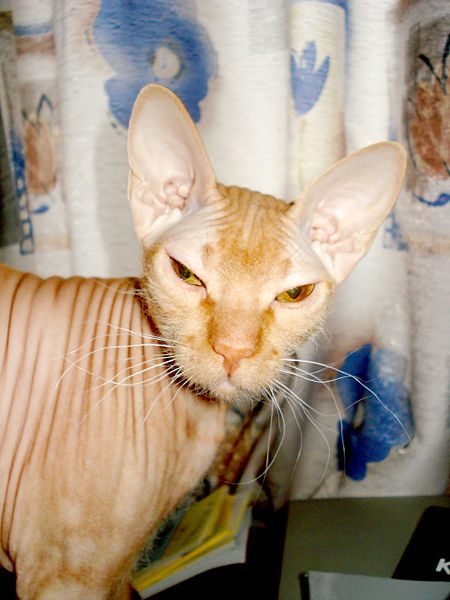
#> input picture UA/ImageDataProcessing/pics/5.jpg, 450 x 600 px
$ python T8.py
#> lines starting #> are read from the running program, lines starting #| are printed output that depends on the picture
import PIL.Image as Image
import numpy as np

class Tailore:
    def __init__(self,path,w1,w2,h1,h2):
        self.path = path
        self.w1=w1
        self.w2=w2
        self.h1=h1
        self.h2=h2
    #
    def tai(self):
        img = Image.open(self.path)
        imgArr = np.array(img)[self.w1:self.w2,self.h1:self.h2,:]
        im = Image.fromarray(imgArr)
        im.show()


# 裁切
img = Image.open("./pics/5.jpg")
#> img is the input picture: PIL image 450x600 RGB; mean R, G, B 167.9, 151.6, 132.2
img.show()
tt = Tailore("./pics/5.jpg",100,400,200,300)
tt.tai()
#> in tai, `imgArr = np.array(img)[self.w1:self.w2,self.h1:self.h2,:]`:
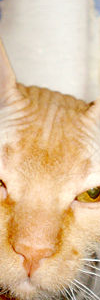
#> imgArr: shape (300, 100, 3); mean R, G, B 222, 192.8, 156.8

$ run again, with UA/ImageDataProcessing/pics/0.jpg copied over UA/ImageDataProcessing/pics/5.jpg
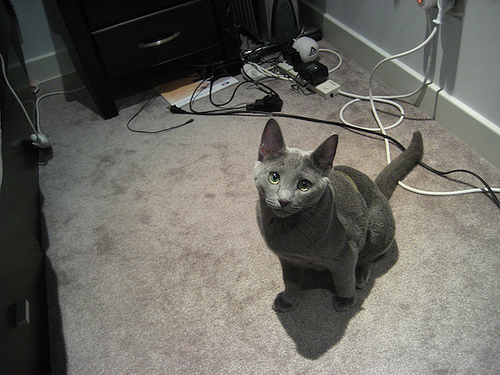
#> input picture UA/ImageDataProcessing/pics/0.jpg, 500 x 375 px
#> img is the input picture: PIL image 500x375 RGB; mean R, G, B 104.1, 102.7, 96.2
#> in tai, `imgArr = np.array(img)[self.w1:self.w2,self.h1:self.h2,:]`:
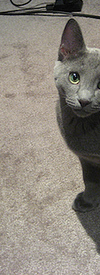
#> imgArr: shape (275, 100, 3); mean R, G, B 141, 134.4, 125

$ run again, with UA/ImageDataProcessing/pics/1.jpg copied over UA/ImageDataProcessing/pics/5.jpg
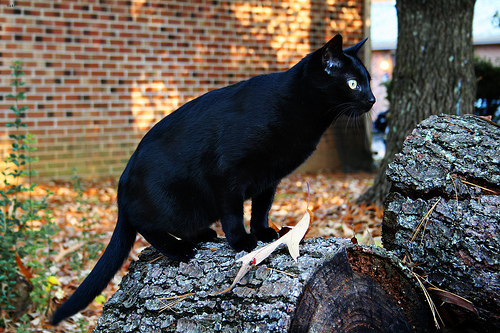
#> input picture UA/ImageDataProcessing/pics/1.jpg, 500 x 333 px
#> img is the input picture: PIL image 500x333 RGB; mean R, G, B 94.9, 87.9, 79
#> in tai, `imgArr = np.array(img)[self.w1:self.w2,self.h1:self.h2,:]`:
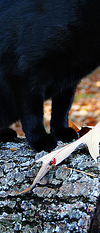
#> imgArr: shape (233, 100, 3); mean R, G, B 60.4, 63.5, 68.3

$ run again, with UA/ImageDataProcessing/pics/2.jpg copied over UA/ImageDataProcessing/pics/5.jpg
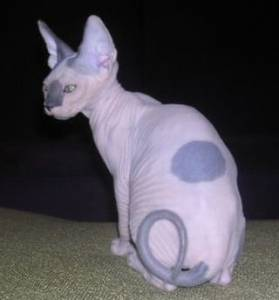
#> input picture UA/ImageDataProcessing/pics/2.jpg, 279 x 300 px
#> img is the input picture: PIL image 279x300 RGB; mean R, G, B 80.6, 77.4, 85.2
#> in tai, `imgArr = np.array(img)[self.w1:self.w2,self.h1:self.h2,:]`:
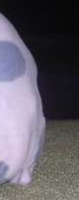
#> imgArr: shape (200, 79, 3); mean R, G, B 96.1, 92.4, 102
